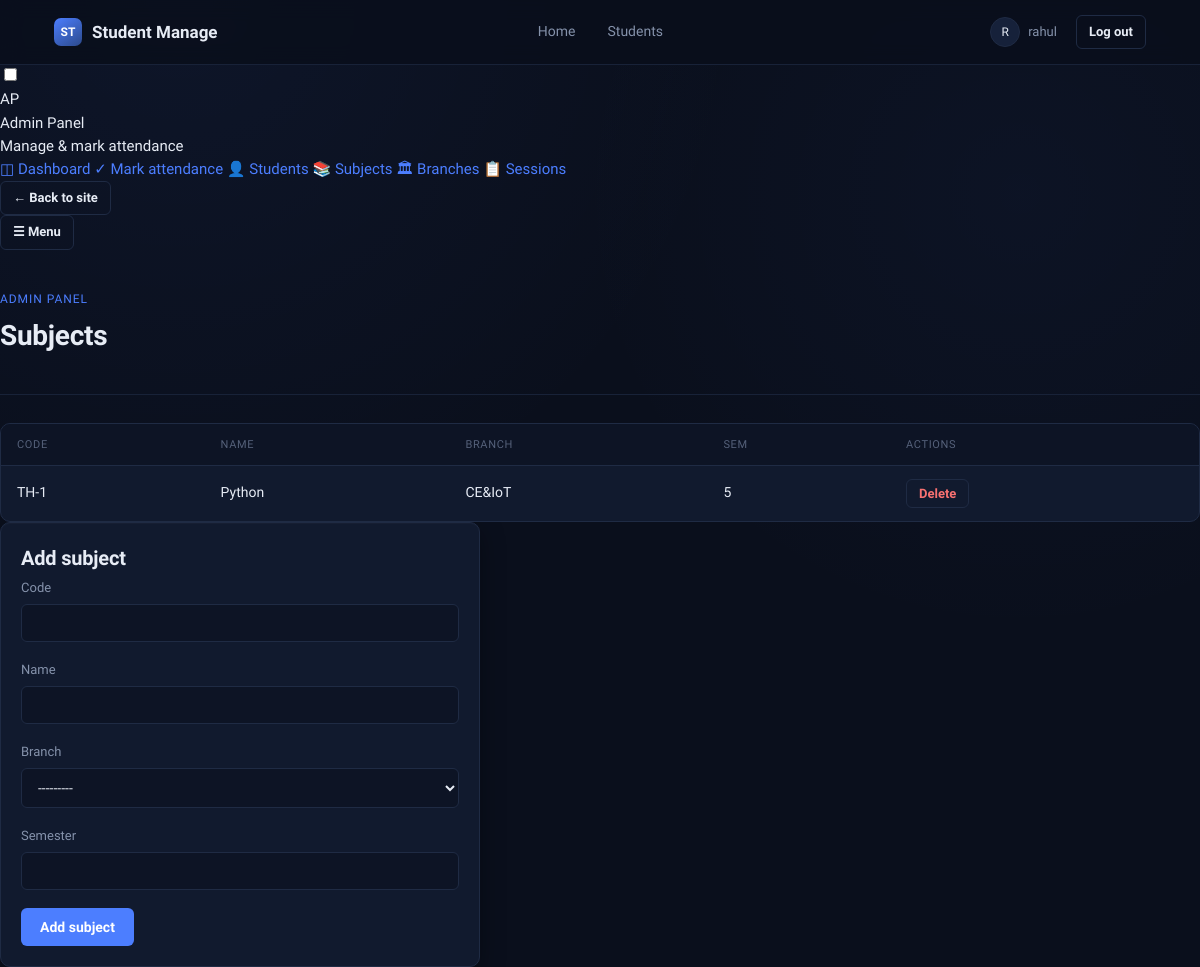
The page /panel/subjects/ (signed in) on the database its author committed.
### CR_Control/models.py (models this page shows, shortened)
class Subject(models.Model):
    code = models.CharField(max_length=10)
    name = models.CharField(max_length=100)
    branch = models.ForeignKey(Branch, on_delete=models.CASCADE, related_name="subjects")
    semester = models.PositiveSmallIntegerField()
    class Meta:
        unique_together = ('branch', 'semester', 'code')

class Branch(models.Model):
    semester = models.IntegerField()
    name = models.CharField(max_length=64)
    code = models.CharField(max_length=12)
    def __str__(self):
        return f"{self.name} {self.code}"

### CR_Control/admin_views.py (the view)
# urls.py: path("panel/subjects/", admin_views.panel_subjects, name="panel_subjects"),
@staff_or_teacher_required
def panel_subjects(request):
    form = SubjectForm()
    if request.method == "POST" and request.POST.get("action") == "add_subject":
        form = SubjectForm(request.POST)
        if form.is_valid():
            form.save()
            messages.success(request, "Subject added successfully.")
            return redirect("panel_subjects")
    return render(request, "panel/subjects.html", {
        "subjects": Subject.objects.select_related("branch"),
        "form": form,
    })

### CR_Control/forms.py
class SubjectForm(forms.ModelForm):
    class Meta:
        model = Subject
        fields = ['code', 'name', 'branch', 'semester']

### CR_Control/context_processors.py (called while the page is built)
def panel_access(request):
    return {"can_access_panel": user_can_access_panel(request.user)}

### CR_Control/templates/panel/subjects.html (shortened to what this page needs)
{% extends 'panel/layout_panel.html' %}
{% block panel_content %}
<div class="page-header">
  <div>
    <span class="page-header__eyebrow">Admin Panel</span>
    <h1>Subjects</h1>
  </div>
</div>
<div class="panel-split">
  <div class="panel-split__main">
    <div class="table-wrap">
      <table class="register">
        <thead>
          <tr>
            <th>Code</th>
            <th>Name</th>
            <th>Branch</th>
            <th>Sem</th>
            <th>Actions</th>
          </tr>
        </thead>
        <tbody>
          {% for subject in subjects %}
          <tr>
            <td class="text-mono">{{ subject.code }}</td>
            <td>{{ subject.name }}</td>
            <td>{{ subject.branch.code }}</td>
            <td>{{ subject.semester }}</td>
            <td>
              <form method="POST" action="{% url 'panel_subject_delete' subject.id %}" class="inline-form"
                onsubmit="return confirm('Delete subject {{ subject.code }}?');">
                <button type="submit" class="btn btn--danger btn--sm">Delete</button>
              </form>
            </td>
          </tr>
          {% empty %}
          <tr>
            <td colspan="5">
              <div class="empty"><h3>No subjects yet</h3></div>
            </td>
          </tr>
          {% endfor %}
        </tbody>
      </table>
    </div>
  </div>
  <div class="panel-split__side">
    <div class="card form-card">
      <h2>Add subject</h2>
      <form method="POST">
        <div class="field">
          <label for="id_code">Code</label>
          {{ form.code }}
        </div>
        <div class="field">
          <label for="id_name">Name</label>
          {{ form.name }}
        </div>
        <div class="field">
          <label for="id_branch">Branch</label>
          {{ form.branch }}
        </div>
        <div class="field">
          <label for="id_semester">Semester</label>
          {{ form.semester }}
        </div>
        <button type="submit" class="btn btn--primary">Add subject</button>
      </form>
    </div>
  </div>
</div>
{% endblock %}

### CR_Control/templates/nav.html (shortened to what this page needs)
<nav class="nav">
  <div class="nav__inner">
    <div class="nav__brand">
      <span class="nav__brand-mark">ST</span>
      <span class="nav__brand-text">Student Manage</span>
    </div>
    <ul class="nav__links">
      <li><a class="nav__link {% if active == 'home' %}is-active{% endif %}" href="{% url 'home' %}">Home</a></li>
      <li><a class="nav__link {% if active == 'student' %}is-active{% endif %}" href="{% url 'students' %}">Students</a></li>
    </ul>
    <div class="nav__right">
      {% if user.is_authenticated %}
        <a href="{% url 'profile' %}" class="nav__user nav__user--link {% if active == 'profile' %}is-active{% endif %}" title="Account settings">
          <span class="nav__avatar">{{ user.username|slice:":1"|upper }}</span>
          <span class="nav__username">{{ user.username }}</span>
        </a>
        <a href="{% url 'logout' %}" class="btn btn--ghost btn--sm">Log out</a>
      {% else %}
        <a href="{% url 'login' %}" class="btn btn--primary btn--sm">Log in</a>
      {% endif %}
    </div>
  </div>
</nav>

### rows shown on the page
Subject: code "TH-1", name "Python", branch.code "CE&IoT", semester "5"

### other values the page prints
{{ user.username|slice:":1"|upper }} "R"
{{ user.username }} "rahul"
